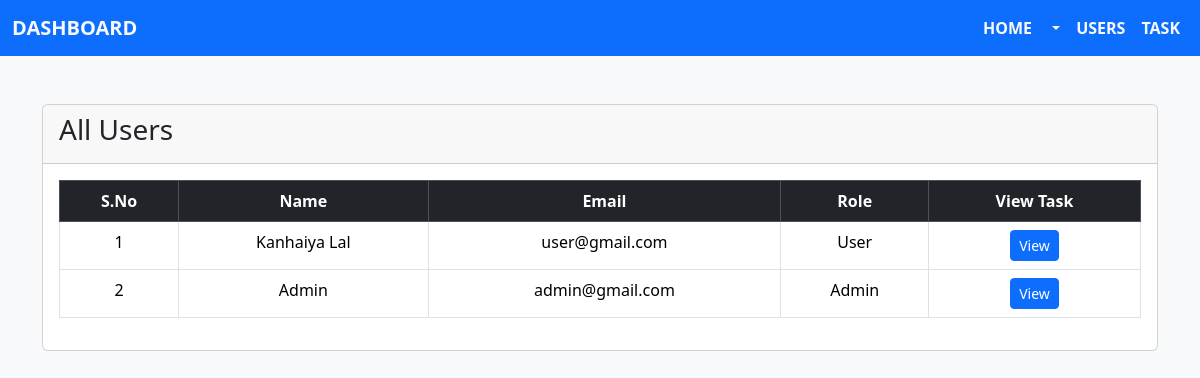
Screenshot of /admin/dashboard.php with the database file from the repository.
### tables this page shows
CREATE TABLE IF NOT EXISTS `users` (
  `id` int NOT NULL AUTO_INCREMENT,
  `name` varchar(100) NOT NULL,
  `email` varchar(100) NOT NULL,
  `password` varchar(255) NOT NULL,
  `role` tinyint(1) NOT NULL DEFAULT '0',
  PRIMARY KEY (`id`),
  UNIQUE KEY `email` (`email`)
);

### admin/dashboard.php (the view, shortened to what this page needs)
<!doctype html>
<html lang="en">
<head>
  <link href="https://cdn.jsdelivr.net/npm/bootstrap@5.3.5/dist/css/bootstrap.min.css" rel="stylesheet">
</head>
<body class=" bg-light">
  <div class="container-fluid ">
    <div class="row">
      <div class="col-sm-12 p-0">
        <nav class="navbar navbar-expand-lg bg-primary ">
          <div class="container-fluid">
            <a class="navbar-brand fw-bold text-light text-uppercase" href="dashboard.php">Dashboard</a>
            <div class="collapse navbar-collapse" id="navbarSupportedContent">
              <ul class="navbar-nav ms-auto mb-2 mb-lg-0">
                <li class="nav-item">
                  <a class="nav-link active fw-bold text-uppercase text-light" aria-current="page" href="dashboard.php">Home</a>
                </li>
                <li class="nav-item dropdown">
                  <a class="nav-link dropdown-toggle  fw-bold text-uppercase text-light" href="#" role="button" data-bs-toggle="dropdown" aria-expanded="false">
                  </a>
                </li>
                <li class="nav-item">
                  <a class="nav-link fw-bold text-uppercase text-light" href="dashboard.php">Users</a>
                </li>
                <li class="nav-item">
                  <a class="nav-link fw-bold text-uppercase text-light" href="alltask.php">Task</a>
                </li>
              </ul>
            </div>
          </div>
        </nav>
      </div>
    </div>
  </div>
  <div class="container">
    <div class="row">
      <div class="col-sm-12 mt-5">
        <div class="card shodow">
          <div class="card-header">
            <h3>All Users</h3>
          </div>
          <div class="card-body">
            <div class="table-table-responsive">
              <table class="table  table-bordered text-center">
                <?php
                require_once '../includes/db.php';
                $stmt = $conn->query("SELECT * FROM users");
                $users = $stmt->fetchAll(PDO::FETCH_ASSOC);
                ?>
                <thead class="table-dark">
                  <tr>
                    <th>S.No</th>
                    <th>Name</th>
                    <th>Email</th>
                    <th>Role</th>
                    <th>View Task</th>
                  </tr>
                </thead>
                <tbody>
                  <?php
                  $i = 1;
                  foreach ($users as $user):
                  ?>
                    <tr>
                      <td><?= $i++ ?></td>
                      <td><?= htmlspecialchars($user['name']) ?></td>
                      <td><?= htmlspecialchars($user['email']) ?></td>
                      <td><?= $user['role'] == 1 ? 'Admin' : 'User' ?></td>
                      <td>
                        <a href="idTask.php?user_id=<?= $user['id'] ?>" class="btn btn-sm btn-primary">View</a>
                      </td>
                    </tr>
                  <?php endforeach; ?>
                </tbody>
              </table>
            </div>
          </div>
        </div>
      </div>
    </div>
  </div>
</body>
</html>

### rows the page displays
users: name "Kanhaiya Lal", email "user@gmail.com", role "User"
users: name "Admin", email "admin@gmail.com", role "Admin"
